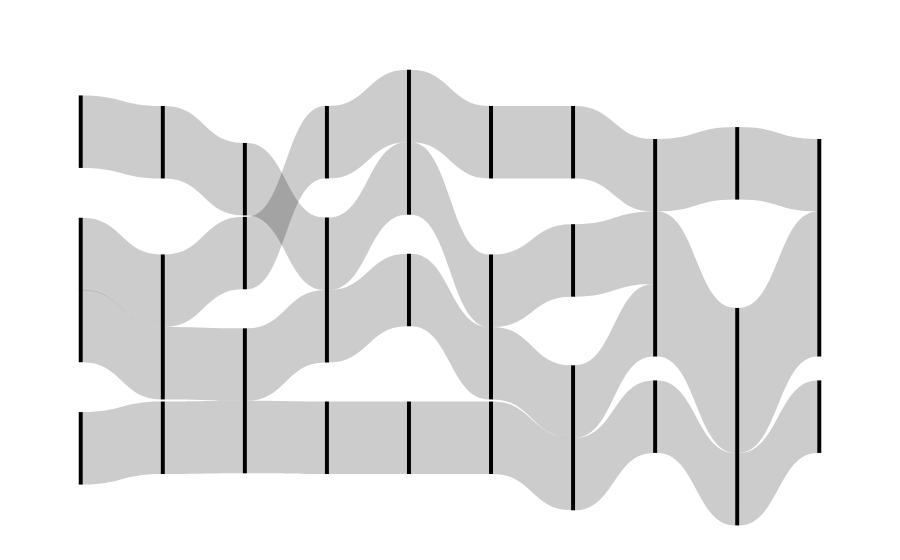

The notebook cell this image was saved under:
### Code cell
# plot Sankey
fig = sankey.plot_sankey(pad=30,thickness=4)
fig.write_image(f"figures/mcbif_toy_4elements_sankey.svg")

### Figure 1 — Plotly figure (JSON) as saved in the notebook; plotly's stock layout.template omitted (floating-point values rounded to 4 significant figures)
{"data": [{"link": {"source": [0, 1, 2, 3, 4, 4, 5, 6, 7, 8, 8, 9, 10, 11, 12, 12, 13, 13, 14, 15, 16, 16, 17, 18, 19, 20, 20, 21, 22, 22, 23, 24, 25, 25], "target": [4, 4, 5, 6, 7, 8, 8, 9, 10, 11, 12, 12, 13, 14, 13, 15, 16, 18, 17, 16, 19, 20, 20, 21, 22, 22, 23, 22, 24, 25, 25, 26, 26, 27], "value": [1, 1, 1, 1, 1, 1, 1, 1, 1, 1, 1, 1, 1, 1, 1, 1, 1, 1, 1, 1, 1, 1, 1, 1, 1, 1, 1, 1, 1, 2, 1, 1, 2, 1]}, "node": {"line": {"color": "black", "width": 0}, "pad": 30, "thickness": 4, "x": [0.001, 0.001, 0.001, 0.001, 0.1119, 0.1119, 0.1119, 0.2228, 0.2228, 0.2228, 0.3337, 0.3337, 0.3337, 0.4446, 0.4446, 0.4446, 0.5554, 0.5554, 0.5554, 0.6663, 0.6663, 0.6663, 0.7772, 0.7772, 0.8881, 0.8881, 0.999, 0.999], "y": [0.5947, 0.4053, 0.9167, 0.08333, 0.5972, 0.8889, 0.1111, 0.4028, 0.7917, 0.2083, 0.1111, 0.8889, 0.5, 0.1111, 0.8889, 0.5, 0.5972, 0.8889, 0.1111, 0.4222, 0.8889, 0.1111, 0.3889, 0.8333, 0.1667, 0.8333, 0.3889, 0.8333]}, "type": "sankey"}], "layout": {"autosize": true}}
